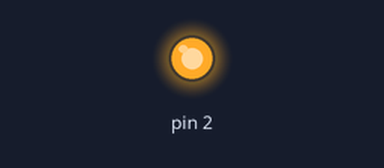
The sketch below on a simulated Arduino Uno, built with avr-gcc and run on an emulated ATmega328P. On the bench: output pins drawn as LEDs (lit = HIGH).

Above: at 0.1 s.
Timing chart, 0 to 1.6 s (numbered marks = the images above):
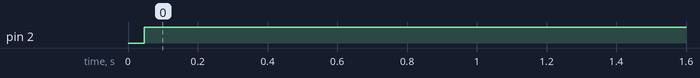

The sketch:

client.ino
```cpp
int paridade;
void setup() {
  // put your setup code here, to run once:
  // 01100001 = a
  // 01000001 = A

  pinMode(2, OUTPUT);
  char letra = 'e';

  paridade= parity(letra);
//  Serial.println(paridade);
}

void loop() {
  // put your main code here, to run repeatedly:
  digitalWrite(2, HIGH);
  digitalWrite(2, LOW);
  espera();

  digitalWrite(2, LOW);
  espera();

  digitalWrite(2, LOW);
  espera();

  digitalWrite(2, LOW);
  espera();

  digitalWrite(2, LOW);
  espera();

  digitalWrite(2, LOW);
  espera();

  digitalWrite(2, HIGH);
  espera();

  digitalWrite(2, HIGH);
  espera();

  digitalWrite(2, LOW);
  espera();

  if (paridade == 1){
    digitalWrite(2, HIGH);
  } else{
    digitalWrite(2, LOW);
  }
  espera();

  digitalWrite(2, HIGH);
  delay(2000);
}
```

funtion.ino
```cpp
int parity(char data) {
  int ones = 0;
  for(int i = 0; i < 8; i++) {
    ones += (data >> i) & 0x01;
  }
  return ones % 2;
}

void espera(){
  for(int i = 0; i < 2187; i++){
    asm("NOP");
  }
}
```

Measured:
- by itself, pin 2: LOW → HIGH at 0.05 s
